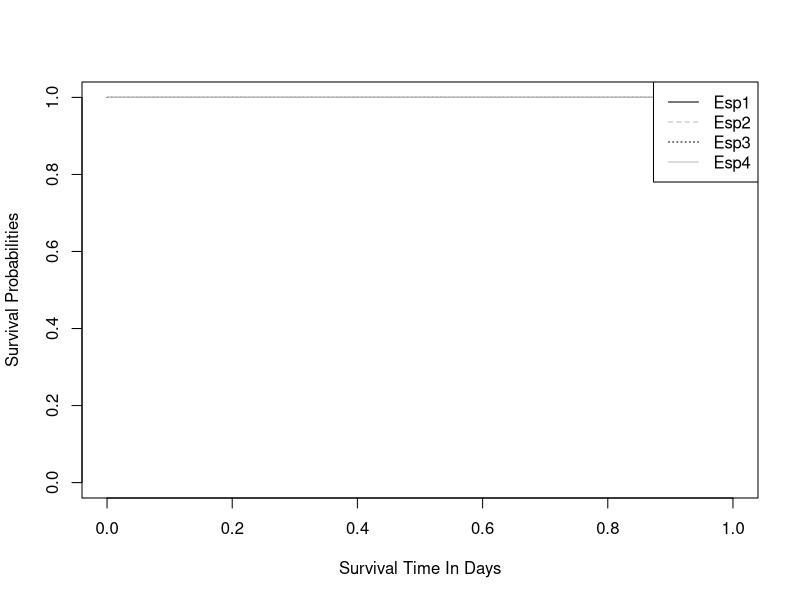
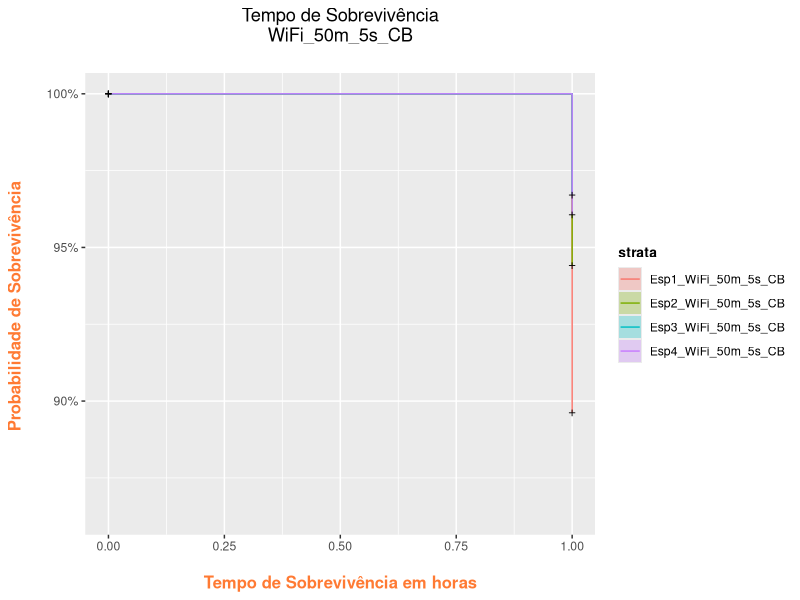
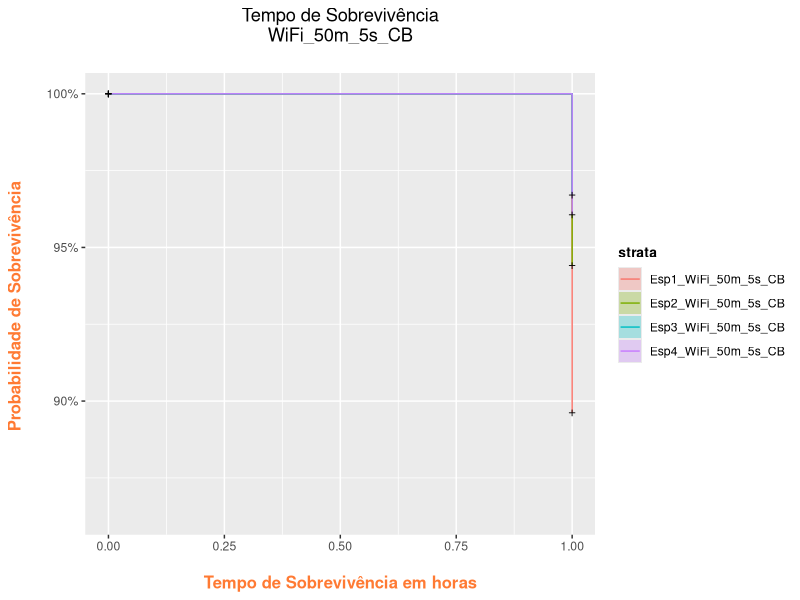

The R script that drew these images, in order:
library(readxl)
Esp1_WiFi_50m_5s_CB <- read_excel("ESP1 WiFi 50m 5s CB.xlsx")
Esp2_WiFi_50m_5s_CB <- read_excel("ESP2 WiFi 50m 5s CB.xlsx")
Esp3_WiFi_50m_5s_CB <- read_excel("ESP3 WiFi 50m 5s CB.xlsx")
Esp4_WiFi_50m_5s_CB <- read_excel("ESP4 WiFi 50m 5s CB.xlsx")

View(Esp1_WiFi_50m_5s_CB)
View(Esp2_WiFi_50m_5s_CB)
View(Esp3_WiFi_50m_5s_CB)
View(Esp4_WiFi_50m_5s_CB)


require(lubridate)
Esp1_WiFi_50m_5s_CB$t<-hour(Esp1_WiFi_50m_5s_CB$Column1)
Esp1_WiFi_50m_5s_CB$status<-ifelse(Esp1_WiFi_50m_5s_CB$Column9<=2.8,1,0)

Esp2_WiFi_50m_5s_CB$t<-hour(Esp2_WiFi_50m_5s_CB$Column1)
Esp2_WiFi_50m_5s_CB$status<-ifelse(Esp2_WiFi_50m_5s_CB$Column9<=2.8,1,0)

Esp3_WiFi_50m_5s_CB$t<-hour(Esp3_WiFi_50m_5s_CB$Column1)
Esp3_WiFi_50m_5s_CB$status<-ifelse(Esp3_WiFi_50m_5s_CB$Column9<=2.8,1,0)

Esp4_WiFi_50m_5s_CB$t<-hour(Esp4_WiFi_50m_5s_CB$Column1)
Esp4_WiFi_50m_5s_CB$status<-ifelse(Esp4_WiFi_50m_5s_CB$Column9<=2.8,1,0)

dados1_50m_5s_CB<-Esp1_WiFi_50m_5s_CB[,9:10]
dados1_50m_5s_CB$Barreira="Esp1_WiFi_50m_5s_CB"
dados1_50m_5s_CB$t0=min(dados1_50m_5s_CB$t)
dados1_50m_5s_CB$survt<-dados1_50m_5s_CB$t-dados1_50m_5s_CB$t0

dados2_50m_5s_CB<-Esp2_WiFi_50m_5s_CB[,9:10]
dados2_50m_5s_CB$Barreira="Esp2_WiFi_50m_5s_CB"
dados2_50m_5s_CB$t0=min(dados2_50m_5s_CB$t)
dados2_50m_5s_CB$survt<-dados2_50m_5s_CB$t-dados2_50m_5s_CB$t0

dados3_50m_5s_CB<-Esp3_WiFi_50m_5s_CB[,9:10]
dados3_50m_5s_CB$Barreira="Esp3_WiFi_50m_5s_CB"
dados3_50m_5s_CB$t0=min(dados3_50m_5s_CB$t)
dados3_50m_5s_CB$survt<-dados3_50m_5s_CB$t-dados3_50m_5s_CB$t0

dados4_50m_5s_CB<-Esp4_WiFi_50m_5s_CB[,9:10]
dados4_50m_5s_CB$Barreira="Esp4_WiFi_50m_5s_CB"
dados4_50m_5s_CB$t0=min(dados4_50m_5s_CB$t)
dados4_50m_5s_CB$survt<-dados4_50m_5s_CB$t-dados4_50m_5s_CB$t0

dados_50m_5s<-rbind.data.frame(dados1_50m_5s_CB,dados2_50m_5s_CB,dados3_50m_5s_CB,dados4_50m_5s_CB)
dados_50m_5s$Barreira <- as.factor(dados_50m_5s$Barreira)
dados_50m_5s$status <- as.numeric(dados_50m_5s$status)
dados_50m_5s$t <- as.numeric(dados_50m_5s$t)
dados_50m_5s$survt <- as.numeric(dados_50m_5s$survt)

library("survival")
# Survival times until event
Surv(time = dados_50m_5s$survt, event = dados_50m_5s$status == 1)
summary(Surv(time = dados_50m_5s$survt, event = dados_50m_5s$status == 1))

# Surv creates survival object which is the response variable
Y = Surv(dados_50m_5s$survt, dados_50m_5s$status)
# Stratify by barreira variable:
kmfit = survfit(Y ~ dados_50m_5s$Barreira)

summary(kmfit, times = c(seq(0, 20, by = 1)))
saida<-summary(kmfit, times = c(seq(0, 20, by = 1)))
saida2<-data.frame(saida$time,saida$n.risk,saida$n.event,saida$surv,saida$std.err,
                   saida$lower,saida$upper)

# exportando saida para csv
write.csv(saida2,file="saida.csv")


plot(kmfit, lty = c("solid", "dashed", "dotted", "solid"), col = c("black", "grey", "black", "grey"), xlab = "Survival Time In Days", ylab = "Survival Probabilities")
legend("topright", c("Esp1", "Esp2", "Esp3", "Esp4"), lty = c("solid", "dashed", "dotted", "solid"), col = c("black", "grey", "black", "grey"))





library(ggplot2)
library(ggfortify)

model_fit <- survfit(Surv(survt, status) ~ Barreira, data = dados_50m_5s)

autoplot(model_fit) + 
  labs(x = "\n Tempo de Sobrevivência em horas ", y = "Probabilidade de Sobrevivência \n", 
       title = "Tempo de Sobrevivência\n WiFi_50m_5s_CB \n") + 
  theme(plot.title = element_text(hjust = 0.5), 
        axis.title.x = element_text(face="bold", colour="#FF7A33", size = 12),
        axis.title.y = element_text(face="bold", colour="#FF7A33", size = 12),
        
        legend.title = element_text(face="bold", size = 10))



ggsave("Grafico_KM_ESP_WiFi_50m_5s_CB.png")
